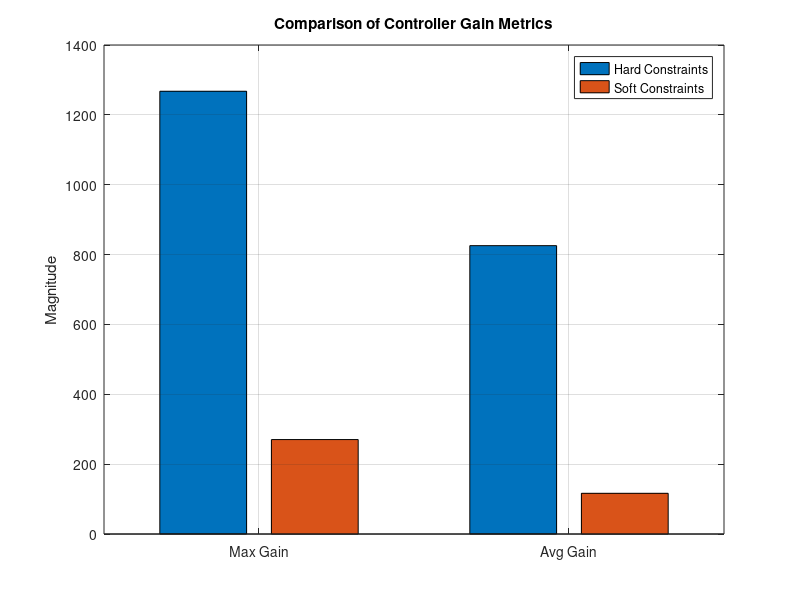
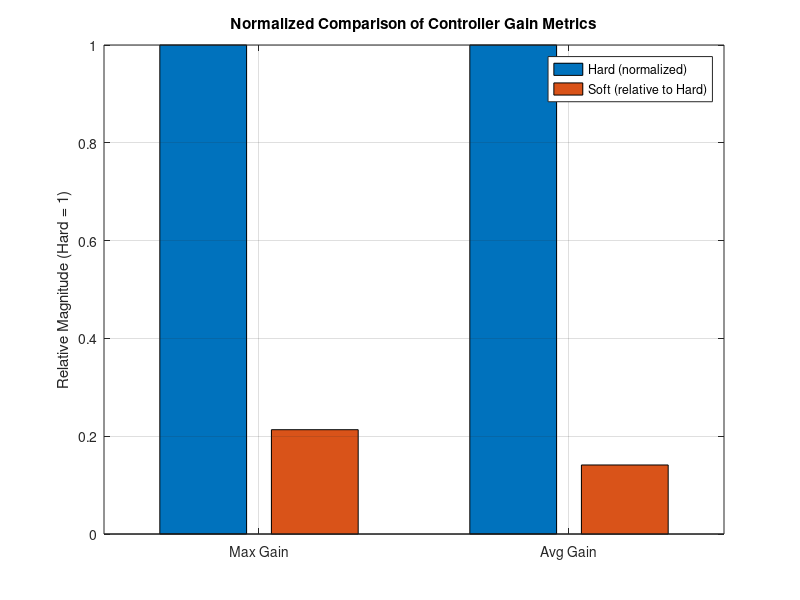

Write MATLAB code to recreate these figures, in order.
function compareGains()
    % Load both result files
    hardData = load('hard_constraint_gains.mat');
    softData = load('soft_constraint_gains.mat');
    
    hardMetrics = hardData.metrics;
    softMetrics = softData.metrics;
    
    % Calculate ratios
    maxGainRatio = hardMetrics.maxGain / softMetrics.maxGain;
    avgGainRatio = hardMetrics.avgGain / softMetrics.avgGain;
    sumMagnitudeRatio = hardMetrics.sumMagnitude / softMetrics.sumMagnitude;
    frobeniusNormRatio = hardMetrics.frobeniusNorm / softMetrics.frobeniusNorm;
    connectionRatio = hardMetrics.numConnections / softMetrics.numConnections;
    nonzeroRatio = hardMetrics.totalNonzero / softMetrics.totalNonzero;
    avgPerConnectionRatio = hardMetrics.avgGainPerConnection / softMetrics.avgGainPerConnection;
    
    % Display comparison
    fprintf('\n=== Comparison: Hard vs Soft Constraints ===\n');
    fprintf('                      Hard      Soft      Ratio (Hard/Soft)\n');
    fprintf('Max Gain:            %.2f     %.2f     %.4f\n', hardMetrics.maxGain, softMetrics.maxGain, maxGainRatio);
    fprintf('Avg Gain (non-zero): %.2f     %.2f     %.4f\n', hardMetrics.avgGain, softMetrics.avgGain, avgGainRatio);
    fprintf('Sum of Magnitudes:   %.2f     %.2f     %.4f\n', hardMetrics.sumMagnitude, softMetrics.sumMagnitude, sumMagnitudeRatio);
    fprintf('Frobenius Norm:      %.2f     %.2f     %.4f\n', hardMetrics.frobeniusNorm, softMetrics.frobeniusNorm, frobeniusNormRatio);
    fprintf('Num of Connections:  %d        %d        %.4f\n', hardMetrics.numConnections, softMetrics.numConnections, connectionRatio);
    fprintf('Total Non-zero:      %d        %d        %.4f\n', hardMetrics.totalNonzero, softMetrics.totalNonzero, nonzeroRatio);
    fprintf('Avg Gain Per Link:   %.2f     %.2f     %.4f\n', hardMetrics.avgGainPerConnection, softMetrics.avgGainPerConnection, avgPerConnectionRatio);
    
    % Plot comparison
    figure;
    metrics_to_plot = [
        hardMetrics.maxGain, softMetrics.maxGain; 
        hardMetrics.avgGain, softMetrics.avgGain; 
        % hardMetrics.sumMagnitude/1000, softMetrics.sumMagnitude/1000;
        % hardMetrics.frobeniusNorm/1000, softMetrics.frobeniusNorm/1000;
    ];
    
    bar(metrics_to_plot);
    set(gca, 'XTickLabel', {'Max Gain', 'Avg Gain', 'Sum Mag/1000', 'Frob Norm/1000'});
    legend('Hard Constraints', 'Soft Constraints');
    title('Comparison of Controller Gain Metrics');
    ylabel('Magnitude');
    grid on;
    
    % Create a separate figure for normalized comparison (where values are relative percentages)
    figure;
    normalized_metrics = [
        1, softMetrics.maxGain/hardMetrics.maxGain;
        1, softMetrics.avgGain/hardMetrics.avgGain;
        % 1, softMetrics.sumMagnitude/hardMetrics.sumMagnitude;
        % 1, softMetrics.frobeniusNorm/hardMetrics.frobeniusNorm;
    ];
    
    bar(normalized_metrics);
    set(gca, 'XTickLabel', {'Max Gain', 'Avg Gain', 'Sum Magnitude', 'Frobenius Norm'});
    legend('Hard (normalized)', 'Soft (relative to Hard)');
    title('Normalized Comparison of Controller Gain Metrics');
    ylabel('Relative Magnitude (Hard = 1)');
    grid on;
end
